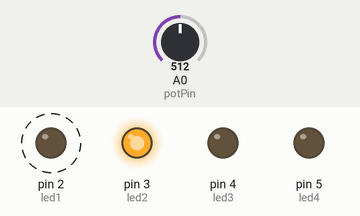
The sketch below on a simulated Arduino Uno, built with avr-gcc and run on an emulated ATmega328P. Parts: output pins drawn as LEDs (lit = HIGH). Dashed ring = blinking. The test bench sets the inputs (shaded band); at power-on: A0 (potPin) = 512.

Above: at 3.0 s.
3.1 s: A0 (potPin) set to 122
At 3.6 s:
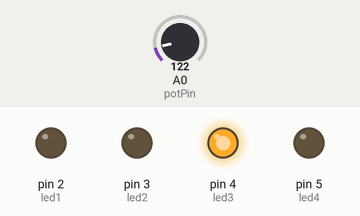
6.6 s: A0 (potPin) set to 0
At 6.93 s:
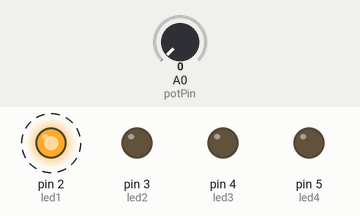
At 7.63 s:
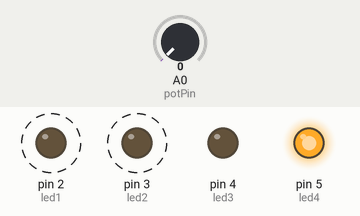
Timing chart, 0 to 16.1 s (numbered marks = the images above; inputs shaded):
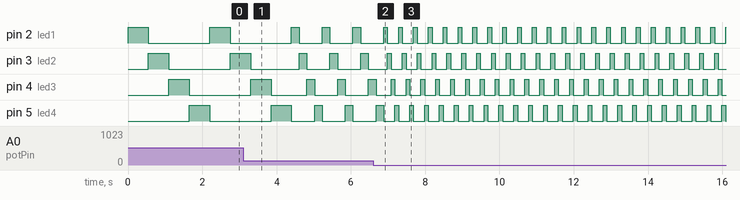

The sketch:

potentiometer-4-leds-delay.ino
```cpp
int potPin = A0;

int led1 = 2;
int led2 = 3;
int led3 = 4;
int led4 = 5;

int potValue;
int delayTime;

void setup()
{
  pinMode(led1, OUTPUT);
  pinMode(led2, OUTPUT);
  pinMode(led3, OUTPUT);
  pinMode(led4, OUTPUT);
}

void loop()
{
  // Read potentiometer
  potValue = analogRead(potPin);

  // Convert 0-1023 to 100-1000 milliseconds
  delayTime = map(potValue, 0, 1023, 100, 1000);

  // LED 1 ON
  digitalWrite(led1, HIGH);
  digitalWrite(led2, LOW);
  digitalWrite(led3, LOW);
  digitalWrite(led4, LOW);
  delay(delayTime);

  // LED 2 ON
  digitalWrite(led1, LOW);
  digitalWrite(led2, HIGH);
  digitalWrite(led3, LOW);
  digitalWrite(led4, LOW);
  delay(delayTime);

  // LED 3 ON
  digitalWrite(led1, LOW);
  digitalWrite(led2, LOW);
  digitalWrite(led3, HIGH);
  digitalWrite(led4, LOW);
  delay(delayTime);

  // LED 4 ON
  digitalWrite(led1, LOW);
  digitalWrite(led2, LOW);
  digitalWrite(led3, LOW);
  digitalWrite(led4, HIGH);
  delay(delayTime);
}
```

Measured:
- after the input at 6.6 s, pin 2 (led1), pin 3 (led2): alternates HIGH for 0.10 s and LOW for 0.30 s, starting after 0.39 s
- by itself, pin 2 (led1): alternates HIGH for 0.21 s and LOW for 0.62 s
- by itself, pin 3 (led2): repeats every 0.83 s: HIGH 0.21 s, LOW 0.62 s
- by itself, pin 4 (led3): repeats every 0.40 s: HIGH 0.10 s, LOW 0.30 s
- by itself, pin 5 (led4): repeats every 0.40 s: LOW 0.30 s, HIGH 0.10 s
